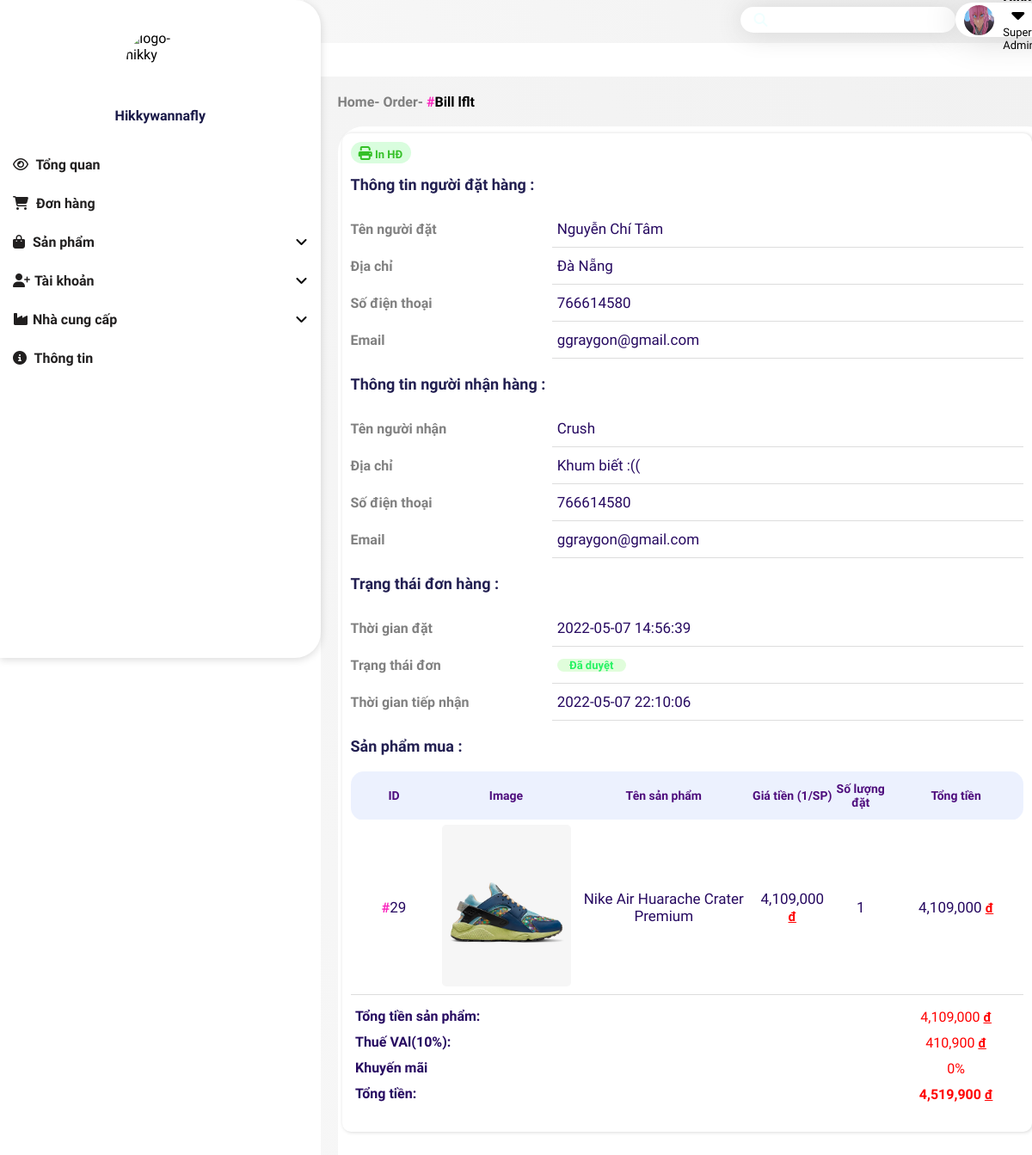
Screenshot of /admin/order/orderdetail.php?id=1 (signed in) with the database file from the repository.
### tables this page shows
CREATE TABLE `product` (
  `id` int(11) NOT NULL,
  `name` varchar(100) NOT NULL,
  `quantity` int(11) NOT NULL,
  `description` text NOT NULL,
  `cost` double NOT NULL,
  `sold` int(11) DEFAULT '0',
  `manufacture_id` int(10) NOT NULL,
  `type_id` int(11) DEFAULT NULL,
  `date` date DEFAULT NULL,
  `token` text NOT NULL,
  `sale` int(11) DEFAULT NULL
);

CREATE TABLE `orders` (
  `id` int(11) NOT NULL,
  `recipient_id` int(11) NOT NULL,
  `recipent_name` varchar(100) NOT NULL,
  `recipent_address` text NOT NULL,
  `recipent_phone` int(11) NOT NULL,
  `total_cost` double NOT NULL,
  `note` text NOT NULL,
  `status` int(2) NOT NULL,
  `time_order` datetime NOT NULL,
  `time_accept` datetime DEFAULT NULL
);

CREATE TABLE `customer` (
  `id` int(11) NOT NULL,
  `name` varchar(50) NOT NULL,
  `dob` date NOT NULL,
  `email` varchar(100) NOT NULL,
  `phone` int(11) NOT NULL,
  `address` text NOT NULL,
  `password` varchar(50) NOT NULL
);

CREATE TABLE `product_img` (
  `id` int(11) NOT NULL,
  `product_id` int(11) NOT NULL,
  `img` text NOT NULL
);

CREATE TABLE `orders_detail` (
  `product_id` int(11) NOT NULL,
  `orders_id` int(11) NOT NULL,
  `quantity` int(11) NOT NULL
);

### admin/db.php (called while the page is built, shortened)
<?php
function connect()
{
    $conn = mysqli_connect(DB_SERVER, DB_USERNAME, DB_PASSWORD, DB_NAME) or die('could not connect to database');
    mysqli_set_charset($conn, 'UTF8');
    return $conn;
}
function get_list($sql)
{
    $conn = connect();
    $result = $conn->query($sql);
    $return = array();
    while ($row = mysqli_fetch_assoc($result)) {
        $return[] = $row;
    }
    return $return;
}

### admin/func.php (called while the page is built, shortened)
<?php
function encodeID($id)
{
    $id += 1000000;
    return base_convert($id, 10, 36);
}

### admin/order/orderdetail.php (the view, shortened to what this page needs)
<?php
require_once '../db.php';
require_once '../func.php';
?>
<?php
$id_order = $_GET['id'];
$query = "SELECT product.id AS product_id, product.name AS product_name,product.cost AS product_cost,
orders_detail.quantity AS quantity, orders.* ,
customer.name as customer_name, customer.email as customer_email,
customer.phone as customer_phone, customer.address as customer_address
FROM ((((product LEFT JOIN orders_detail ON product.id = orders_detail.product_id)
LEFT JOIN orders ON orders_detail.orders_id = orders.id))
LEFT JOIN customer ON orders.recipient_id = customer.id)
WHERE orders.id = '$id_order'";
$records = get_list($query);
 foreach ($records as $record) {
    $id_order = $record['id'];
 }
?>
<!DOCTYPE html>
<html>
<head>
    <link rel="stylesheet" href="../css/detail.css">
    <link rel="stylesheet" href="../css/cssdb.css">
    <link rel="stylesheet" href="../css/cssmf.css">
    <link rel="stylesheet" href="https://maxst.icons8.com/vue-static/landings/line-awesome/font-awesome-line-awesome/css/all.min.css">
</head>
<body>
    <div class="grid-container">
        <div class="container-header">
            <div class="header">
                <div class="search-wrapper" style="color:azure; border: none">
                    <form method="get" action="">
                        <span class="fa fa-search"> </span>
                </div>
                <div class="user-wrapper">
                    <img src="../img/sikimori.jpg" alt="anh">
                    <div>
                        <label class="for-dropdown" for="dropdown">
                            <h4> <?php echo $_SESSION['username'] ?> <i class="fa-solid fa-caret-down"></i> </h4>
                        </label>
                        <?php
                        $role = '';
                        if ($_SESSION['position'] == 0) {
                            $role = 'Super Admin';
                        } else {
                            $role = 'Admin';
                        }
                        ?>
                        <small> <?php echo $role;  ?></small>
                    </div>
                </div>
            </div>
        </div>
        <div class="container-siderbar">
            <?php include '../root/sidebar.php' ?>
        </div>
        <div class="container-main">
                <div class="container">
                    <div class="tag-name">
                        <h1> <a href="../main/"> <span class="link-1"> Home-</span> </a> <a href="./index.php"> <span class="link-1"> Order-</span> </a>
                        <span style="color: rgb(250, 35, 189); font-weight:bold">#</span>Bill <?= encodeID($id_order)?> </h1>
                        <br>
                    </div>
                </div>
                <div class="container-content">
                    <main>
                        <div class="table-content">
                            <div class="table-button-detail">
                                <div class="btn-out">
                                    <a> <button> <span class="fa-solid fa-print"></span> In HĐ</button> </a>
                                </div>
                            </div>
                            <br>
                            <div class="order-detail">
                                <h1 class="title-detail">Thông tin người đặt hàng :</h1>
                                <br>
                                <div class="table-order">
                                    <table style=" text-align: left; ">
                                        <thead>
                                            <tr>
                                                <th>Tên người đặt </th>
                                                <td><?= $record['customer_name'] ?></td>
                                            </tr>
                                            <tr>
                                                <th>Địa chỉ </th>
                                                <td><?= $record['customer_address'] ?></td>
                                            </tr>
                                            <tr>
                                                <th>Số điện thoại </th>
                                                <td><?= $record['customer_phone'] ?></td>
                                            </tr>
                                            <tr>
                                                <th>Email </th>
                                                <td><?= $record['customer_email'] ?></td>
                                            </tr>
                                        </thead>
                                    </table>
                                </div>
                                <br>
                                <h1 class="title-detail">Thông tin người nhận hàng :</h1>
                                <br>
                                <div class="table-order">
                                    <table style=" text-align: left; ">
                                        <thead>
                                            <tr>
                                                <th>Tên người nhận </th>
                                                <td><?= $record['recipent_name'] ?></td>
                                            </tr>
                                            <tr>
                                                <th>Địa chỉ </th>
                                                <td><?= $record['recipent_address'] ?></td>
                                            </tr>
                                            <tr>
                                                <th>Số điện thoại </th>
                                                <td><?= $record['recipent_phone'] ?></td>
                                            </tr>
                                            <tr>
                                                <th>Email </th>
                                                <td><?= $record['customer_email'] ?></td>
                                            </tr>
                                        </thead>
                                    </table>
                                </div>
                                <br>
                                <h1 class="title-detail">Trạng thái đơn hàng :</h1>
                                <br>
                                <div class="table-order">
                                    <table style=" text-align: left; ">
                                        <thead>
                                            <tr>
                                                <th>Thời gian đặt</th>
                                                <td><?= $record['time_order'] ?></td>
                                            </tr>
                                            <tr>
                                                <th>Trạng thái đơn </th>
                                                <td>
                                                    <?php $satuss = $record['status'];
                                                            switch ($satuss) {
                                                                case 1:
                                                                    echo '<p class="status two" style=" text-align: left;">Đã duyệt</p>';
                                                                    break;
                                                            }
                                                            ?>
                                                </td>
                                            </tr>
                                            <tr>
                                                <th>Thời gian tiếp nhận </th>
                                                <td><?= $record['time_accept'] ?></td>
                                            </tr>
                                        </thead>
                                    </table>
                                    <br>
                                </div>
                            </div>
                            <h1 class="title-detail">Sản phẩm mua :</h1>
                            <br>
                            <table border="1px" class="table-content-display">
                                <thead>
                                    <tr>
                                        <th style="width: 100px;">ID</th>
                                        <th>Image</th>
                                        <th>Tên sản phẩm</th>
                                        <th>Giá tiền (1/SP)</th>
                                        <th>Số lượng đặt</th>
                                        <th style="width: 20%;">Tổng tiền</th>
                                    </tr>
                                    <?php $sum =0; ?>
                                    <?php foreach ($records as $record) { ?>
                                    <tr>
                                        <td> <span style="color: rgb(250, 35, 189); font-weight:bold">#</span><?= $id_p = $record['product_id'] ?></td>
                                        <?php $query_img = "SELECT * FROM product_img WHERE product_id = '$id_p' limit 1";
                                              $result_img = get_list($query_img);
                                            foreach ($result_img as $img) {
                                        ?>
                                        <td><img src="../photos/<?php echo $img['img']; ?>" style="width: 150px; height 150px; border-radius: 5px;"></td>
                                        <?php } ?>
                                        <td><?=$record['product_name'] ?></td>
                                        <td><?= number_format($record['product_cost'] , 0, '', ','); ?> <span class="cost">đ</span></td>
                                        <td><?=$record['quantity'] ?></td>
                                        <td><?php
                                        $total_cost_product = $record['product_cost'] * $record['quantity'];
                                        $sum += $total_cost_product;
                                         echo number_format($total_cost_product, 0, '', ',');
                                        ?> <span class="cost">đ</span></td>
                                        <?php } ?>
                                    </tr>
                                    <tr class="algin-tr">
                                        <td></td>
                                    </tr>
                                    <tr class="algin-tr">
                                        <td class="algin-td" colspan="5">
                                            <h1  >Tổng tiền sản phẩm: </h1>
                                        </td>
                                        <td><span style="color:red;"><?=number_format($sum, 0, '', ',');  ?> </span> <span class="cost">đ</span></td>
                                    </tr>
                                    <tr class="algin-tr">
                                        <td class="algin-td" colspan="5">
                                            <h1> Thuế VAl(10%):</h1>
                                        </td>
                                        <td><span style="color:red;"><?=number_format($sum* 10/100, 0, '', ',');  ?> </span> <span class="cost">đ</span></td>
                                    </tr>
                                    <tr class="algin-tr">
                                        <td class="algin-td" colspan="5">
                                            <h1>Khuyến mãi</h1>
                                        </td>
                                        <td><span style="color:red;">0% </span></td>
                                    </tr>
                                    <tr class="algin-tr">
                                        <td class="algin-td" colspan="5">
                                            <h1>Tổng tiền: </h1>
                                        </td>
                                        <td ><span style="color:red; font-weight:bold;"><?=number_format($sum* 10/100 +$sum, 0, '', ',');  ?> </span> <span class="cost">đ</span></td>
                                    </tr>
                                </thead>
                            </table>
                            <br>
                        </div>
                    </main>
                </div>
        </div>
    </div>
</body>
</html>

### rows the page displays
product: orders.id "lflt", customer.name "Nguyễn Chí Tâm", customer.address "Đà Nẵng", customer.phone "766614580", customer.email "ggraygon@gmail.com", orders.recipent_name "Crush", orders.recipent_address "Khum biết :((", orders.recipent_phone "766614580", orders.time_order "2022-05-07 14:56:39", orders.time_accept "2022-05-07 22:10:06", id "29", name "Nike Air Huarache Crater Premium", cost "4,109,000", orders_detail.quantity "1", cost.quantity "4,109,000"
product_img: img (picture)

### other values shown
$role "Super…"
$sum "4,109,000"
$sum* 10/100 "410,900"
$sum* 10/100 +$sum "4,519,900"
